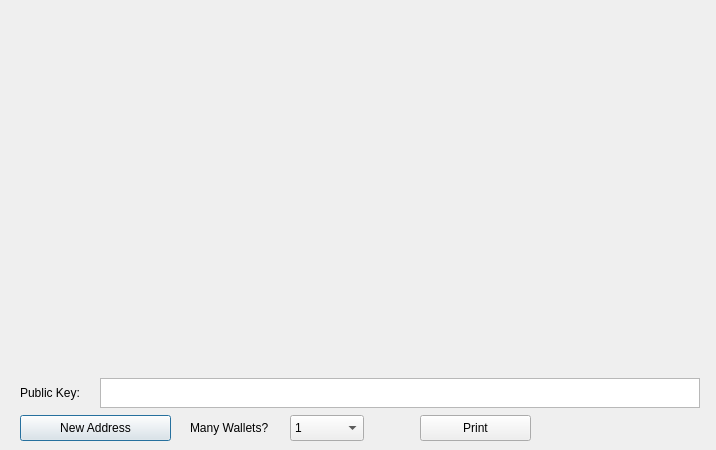
<?xml version="1.0" encoding="UTF-8"?>
<ui version="4.0">
  <class>PaperWalletDialog</class>
  <widget class="QDialog" name="PaperWalletDialog">
    <property name="geometry">
      <rect>
        <x>0</x>
        <y>0</y>
        <width>716</width>
        <height>450</height>
      </rect>
    </property>
    <property name="windowTitle">
      <string>Print Your Paper Wallets</string>
    </property>
    <widget class="QLabel" name="privateKeyQRCode">
      <property name="geometry">
        <rect>
          <x>524</x>
          <y>159</y>
          <width>149</width>
          <height>149</height>
        </rect>
      </property>
      <property name="text">
        <string />
      </property>
      <property name="scaledContents">
        <bool>true</bool>
      </property>
    </widget>
    <widget class="QLabel" name="addressQRCode">
      <property name="geometry">
        <rect>
          <x>47</x>
          <y>86</y>
          <width>120</width>
          <height>120</height>
        </rect>
      </property>
      <property name="text">
        <string />
      </property>
      <property name="scaledContents">
        <bool>true</bool>
      </property>
    </widget>
    <widget class="QPushButton" name="getNewAddress">
      <property name="geometry">
        <rect>
          <x>20</x>
          <y>415</y>
          <width>151</width>
          <height>26</height>
        </rect>
      </property>
      <property name="text">
        <string>New Address</string>
      </property>
      <property name="icon">
        <iconset resource="../bitcoin.qrc">
          <normaloff>:/icons/add</normaloff>
          :/icons/add
        </iconset>
      </property>
    </widget>
    <widget class="QLabel" name="paperTemplate">
      <property name="geometry">
        <rect>
          <x>20</x>
          <y>10</y>
          <width>675</width>
          <height>362</height>
        </rect>
      </property>
      <property name="text">
        <string notr="true" />
      </property>
      <property name="pixmap">
        <pixmap resource="../bitcoin.qrc">:/icons/paper_wallet</pixmap>
      </property>
    </widget>
    <widget class="VerticalLabel" name="addressText">
      <property name="geometry">
        <rect>
          <x>212</x>
          <y>10</y>
          <width>31</width>
          <height>361</height>
        </rect>
      </property>
      <property name="font">
        <font>
          <family>Courier</family>
          <pointsize>12</pointsize>
          <weight>75</weight>
          <italic>false</italic>
          <bold>true</bold>
        </font>
      </property>
      <property name="text">
        <string />
      </property>
      <property name="alignment">
        <set>Qt::AlignCenter</set>
      </property>
      <property name="textInteractionFlags">
        <set>Qt::TextSelectableByKeyboard|Qt::TextSelectableByMouse</set>
      </property>
    </widget>
    <widget class="VerticalLabel" name="privateKeyText">
      <property name="geometry">
        <rect>
          <x>500</x>
          <y>10</y>
          <width>31</width>
          <height>361</height>
        </rect>
      </property>
      <property name="font">
        <font>
          <family>Courier</family>
          <pointsize>8</pointsize>
          <weight>50</weight>
          <italic>false</italic>
          <bold>false</bold>
        </font>
      </property>
      <property name="text">
        <string />
      </property>
      <property name="scaledContents">
        <bool>true</bool>
      </property>
      <property name="alignment">
        <set>Qt::AlignCenter</set>
      </property>
      <property name="textInteractionFlags">
        <set>Qt::TextSelectableByKeyboard|Qt::TextSelectableByMouse</set>
      </property>
    </widget>
    <widget class="QPushButton" name="printButton">
      <property name="geometry">
        <rect>
          <x>420</x>
          <y>415</y>
          <width>111</width>
          <height>26</height>
        </rect>
      </property>
      <property name="text">
        <string>Print</string>
      </property>
      <property name="icon">
        <iconset resource="../bitcoin.qrc">
          <normaloff>:/icons/receiving_addresses</normaloff>
          :/icons/receiving_addresses
        </iconset>
      </property>
    </widget>
    <widget class="QDialogButtonBox" name="buttonBox">
      <property name="geometry">
        <rect>
          <x>610</x>
          <y>415</y>
          <width>81</width>
          <height>26</height>
        </rect>
      </property>
      <property name="standardButtons">
        <set>QDialogButtonBox::NoButton</set>
      </property>
      <property name="centerButtons">
        <bool>true</bool>
      </property>
    </widget>
    <widget class="QLabel" name="label">
      <property name="geometry">
        <rect>
          <x>190</x>
          <y>415</y>
          <width>91</width>
          <height>26</height>
        </rect>
      </property>
      <property name="text">
        <string>Many Wallets?</string>
      </property>
    </widget>
    <widget class="QComboBox" name="walletCount">
      <property name="geometry">
        <rect>
          <x>290</x>
          <y>415</y>
          <width>74</width>
          <height>26</height>
        </rect>
      </property>
      <property name="editable">
        <bool>false</bool>
      </property>
      <item>
        <property name="text">
          <string>1</string>
        </property>
      </item>
      <item>
        <property name="text">
          <string>2</string>
        </property>
      </item>
      <item>
        <property name="text">
          <string>3</string>
        </property>
      </item>
      <item>
        <property name="text">
          <string>4</string>
        </property>
      </item>
      <item>
        <property name="text">
          <string>5</string>
        </property>
      </item>
      <item>
        <property name="text">
          <string>6</string>
        </property>
      </item>
      <item>
        <property name="text">
          <string>7</string>
        </property>
      </item>
      <item>
        <property name="text">
          <string>8</string>
        </property>
      </item>
      <item>
        <property name="text">
          <string>9</string>
        </property>
      </item>
      <item>
        <property name="text">
          <string>10</string>
        </property>
      </item>
      <item>
        <property name="text">
          <string>11</string>
        </property>
      </item>
      <item>
        <property name="text">
          <string>12</string>
        </property>
      </item>
    </widget>
    <widget class="QTextEdit" name="publicKey">
      <property name="geometry">
        <rect>
          <x>100</x>
          <y>378</y>
          <width>600</width>
          <height>30</height>
        </rect>
      </property>
      <property name="undoRedoEnabled">
        <bool>false</bool>
      </property>
      <property name="readOnly">
        <bool>true</bool>
      </property>
      <property name="html">
        <string>&lt;!DOCTYPE HTML PUBLIC &quot;-//W3C//DTD HTML 4.0//EN&quot; &quot;http://www.w3.org/TR/REC-html40/strict.dtd&quot;&gt;
&lt;html&gt;&lt;head&gt;&lt;meta name=&quot;qrichtext&quot; content=&quot;1&quot; /&gt;&lt;style type=&quot;text/css&quot;&gt;
p, li { white-space: pre-wrap; }
&lt;/style&gt;&lt;/head&gt;&lt;body style=&quot; font-family:'Sans Serif'; font-size:9pt; font-weight:400; font-style:normal;&quot;&gt;
&lt;p style=&quot;-qt-paragraph-type:empty; margin-top:0px; margin-bottom:0px; margin-left:0px; margin-right:0px; -qt-block-indent:0; text-indent:0px;&quot;&gt;&lt;br /&gt;&lt;/p&gt;&lt;/body&gt;&lt;/html&gt;</string>
      </property>
      <property name="acceptRichText">
        <bool>false</bool>
      </property>
    </widget>
    <widget class="QLabel" name="label_2">
      <property name="geometry">
        <rect>
          <x>20</x>
          <y>380</y>
          <width>91</width>
          <height>26</height>
        </rect>
      </property>
      <property name="text">
        <string>Public Key:</string>
      </property>
    </widget>
    <zorder>getNewAddress</zorder>
    <zorder>paperTemplate</zorder>
    <zorder>addressQRCode</zorder>
    <zorder>privateKeyQRCode</zorder>
    <zorder>addressText</zorder>
    <zorder>privateKeyText</zorder>
    <zorder>printButton</zorder>
    <zorder>buttonBox</zorder>
    <zorder>label</zorder>
    <zorder>walletCount</zorder>
    <zorder>publicKey</zorder>
    <zorder>label_2</zorder>
  </widget>
  <customwidgets>
    <customwidget>
      <class>VerticalLabel</class>
      <extends>QLabel</extends>
      <header>verticallabel.h</header>
    </customwidget>
  </customwidgets>
  <resources>
    <include location="../bitcoin.qrc" />
  </resources>
  <connections>
    <connection>
      <sender>buttonBox</sender>
      <signal>rejected()</signal>
      <receiver>PaperWalletDialog</receiver>
      <slot>close()</slot>
      <hints>
        <hint type="sourcelabel">
          <x>650</x>
          <y>408</y>
        </hint>
        <hint type="destinationlabel">
          <x>357</x>
          <y>214</y>
        </hint>
      </hints>
    </connection>
  </connections>
</ui>
